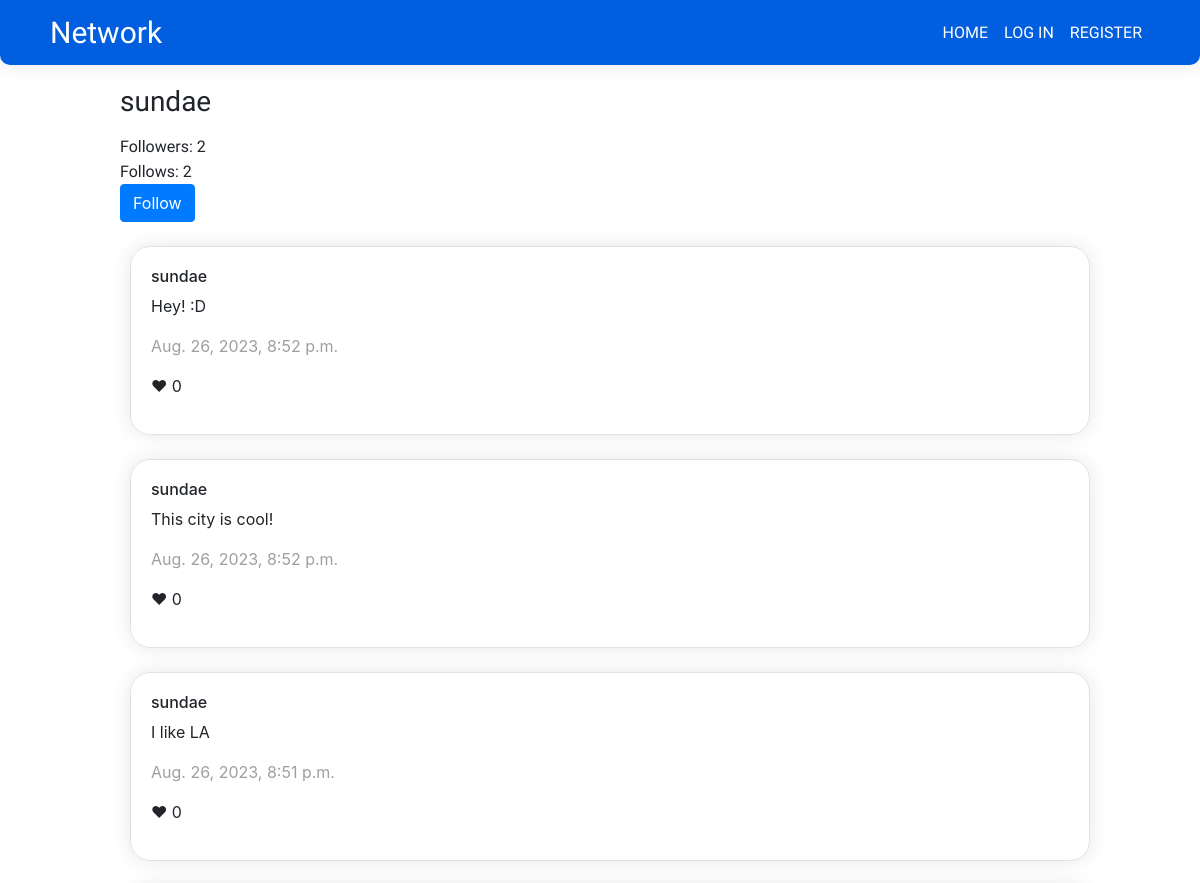
Page /user_profile/2 (upper part) on the earlier database version.
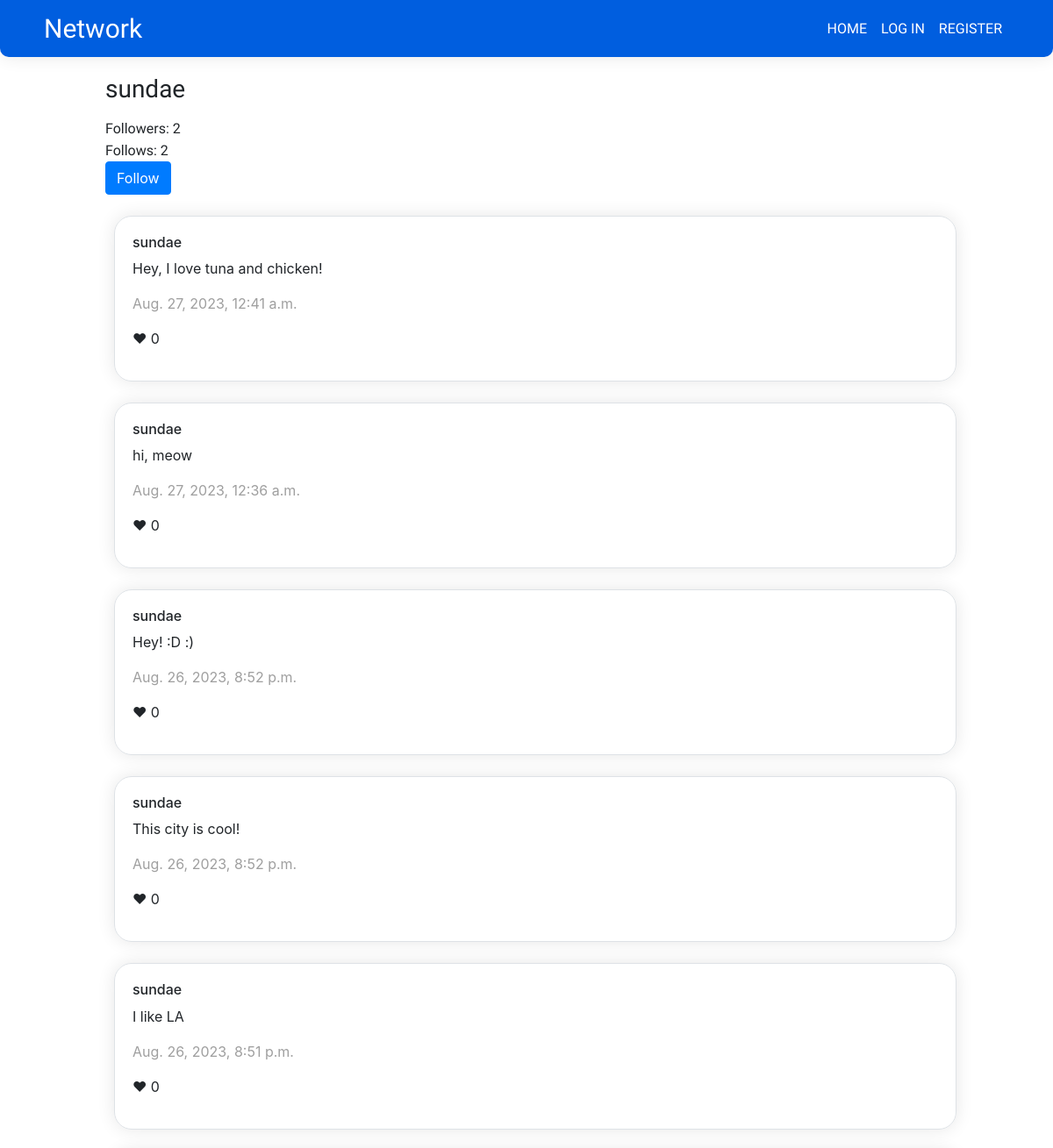
Same page on the later database version.
### network/models.py (models this page shows, shortened)
class Post(models.Model):
    content = models.CharField(max_length=140)
    user = models.ForeignKey(User, related_name=("author"), on_delete=models.CASCADE)
    date = models.DateTimeField(auto_now_add=True)
    likedBy = models.ManyToManyField(User, null=True, blank=True, related_name="likedBy")
    likes = models.IntegerField(default=0)

class User(AbstractUser):
    followers = models.ManyToManyField('self', symmetrical=False, related_name='user_followers')
    follows = models.ManyToManyField('self', symmetrical=False, related_name='user_follows')

### network/views.py (the view)
# urls.py: path("user_profile/<int:id>", views.user_profile, name="user_profile"),
def user_profile(request, id):
    profile = User.objects.get(pk=id)
    postData = Post.objects.filter(user=profile).order_by('-date')
    followers = profile.followers.all().count()
    follows = profile.follows.all().count()
    paginator = Paginator(postData, 10)
    page_number = request.GET.get('page')
    page_obj = paginator.get_page(page_number)
    userIn = request.user
    if userIn == profile:
        isAuthor = True
    else:
        isAuthor = False
    if userIn in profile.followers.all():
        alreadyFollow = True
    else:
        alreadyFollow = False
    if userIn.is_authenticated:
        liked_post_ids = Like.objects.filter(whoLiked=userIn).values_list('postLiked_id', flat=True)
    else:
        liked_post_ids =[]
    return render(request, "network/user_profile.html", {
        "posts":page_obj,
        "userProf":profile,
        "userIn": userIn,
        "followers":followers,
        "follows":follows,
        "alreadyFollow":alreadyFollow,
        "isAuthor":isAuthor,
        "profile":profile,
        "likedPostsId": liked_post_ids
    })

### network/templates/network/user_profile.html (shortened to what this page needs)
{% extends "network/layout.html" %} {% block body %}
<div class="container-center">
    <h3 class="francois-one-regular">{{ userProf }}</h3>
    <div style="margin-top: 15px;">
      <a class="quicksand">Followers: {{ followers }}</a>
      <br>
      <a class="quicksand">Follows: {{ follows }}</a>
    </div>
  {% if alreadyFollow %}
  <form method="POST" action="{% url 'unfollow' id=profile.id %}">
    {% csrf_token %}
  <button class="btn btn-primary" type="submit">Unfollow</button>
  </form>
  {% elif not isAuthor %}
  <form method="POST" action="{% url 'follow' id=profile.id %}">
  <button class="btn btn-primary" type="submit">Follow</button>
  </form>
  {% endif %}
  {% for post in posts %}
  <div class="newpost border mt-4" id="post-{{ post.id }}">
    <h6>{{post.user}}</h6>
    <p id="content-{{ post.id }}">{{post.content}}</p>
    <p style="color:#9F9F9F;">{{post.date}}</p>
    <p id="likes-{{post.id}}">	&hearts; {{post.likes}}</p>
  </div>
  {% endfor %}
</div>
{% endblock %}

Differences in the rows shown:
added Post: user "sundae", content "Hey, I love tuna and chicken!", date "Aug. 27, 2023, 12:41 a.m.", likes "0"
added Post: user "sundae", content "hi, meow", date "Aug. 27, 2023, 12:36 a.m.", likes "0"
changed Post: content "Hey! :D" → "Hey! :D :)"
